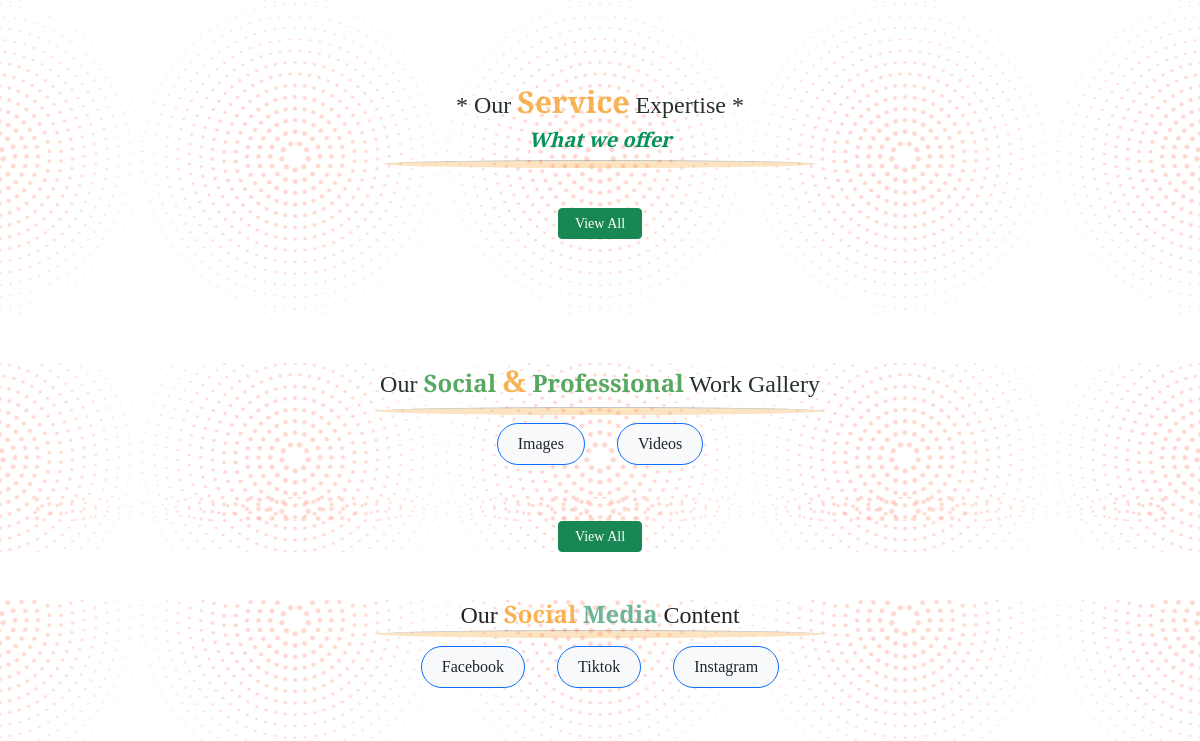
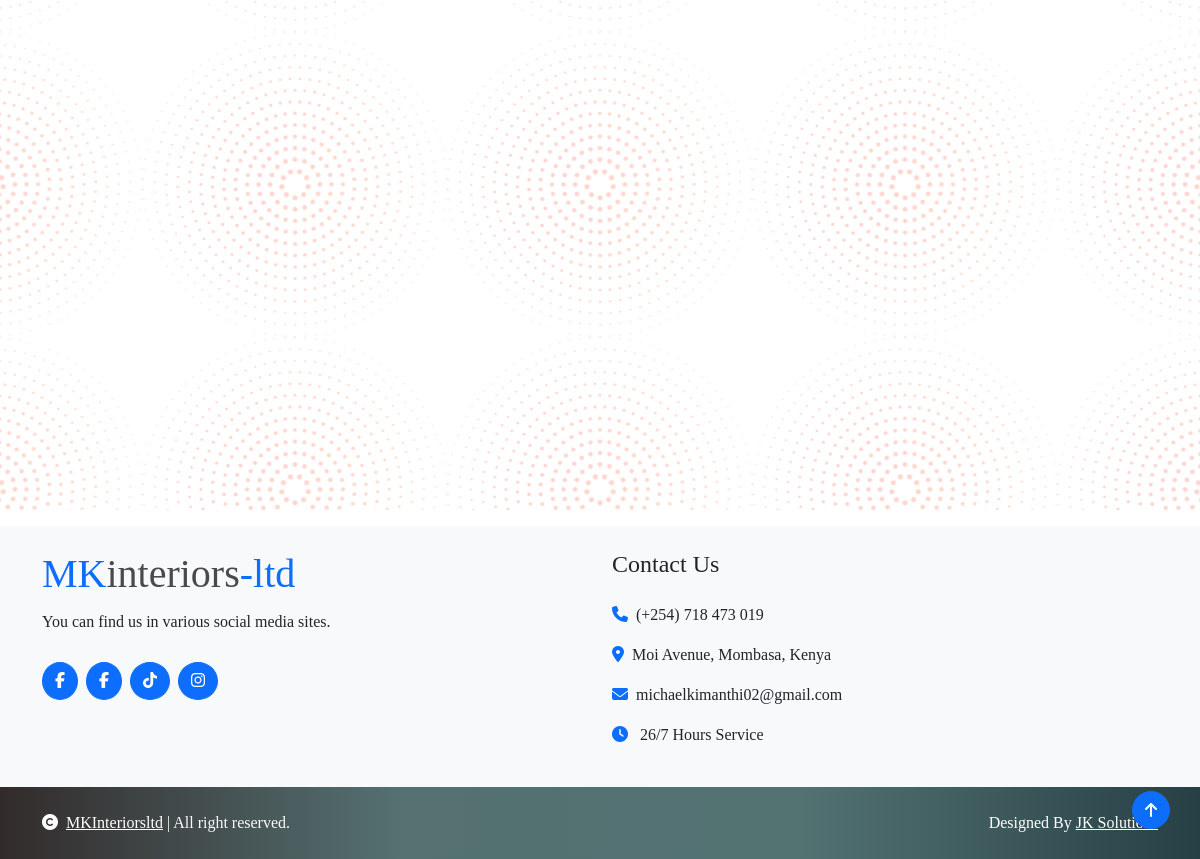
Before: / (lower part) with the older database file (2 pictures, top to bottom).
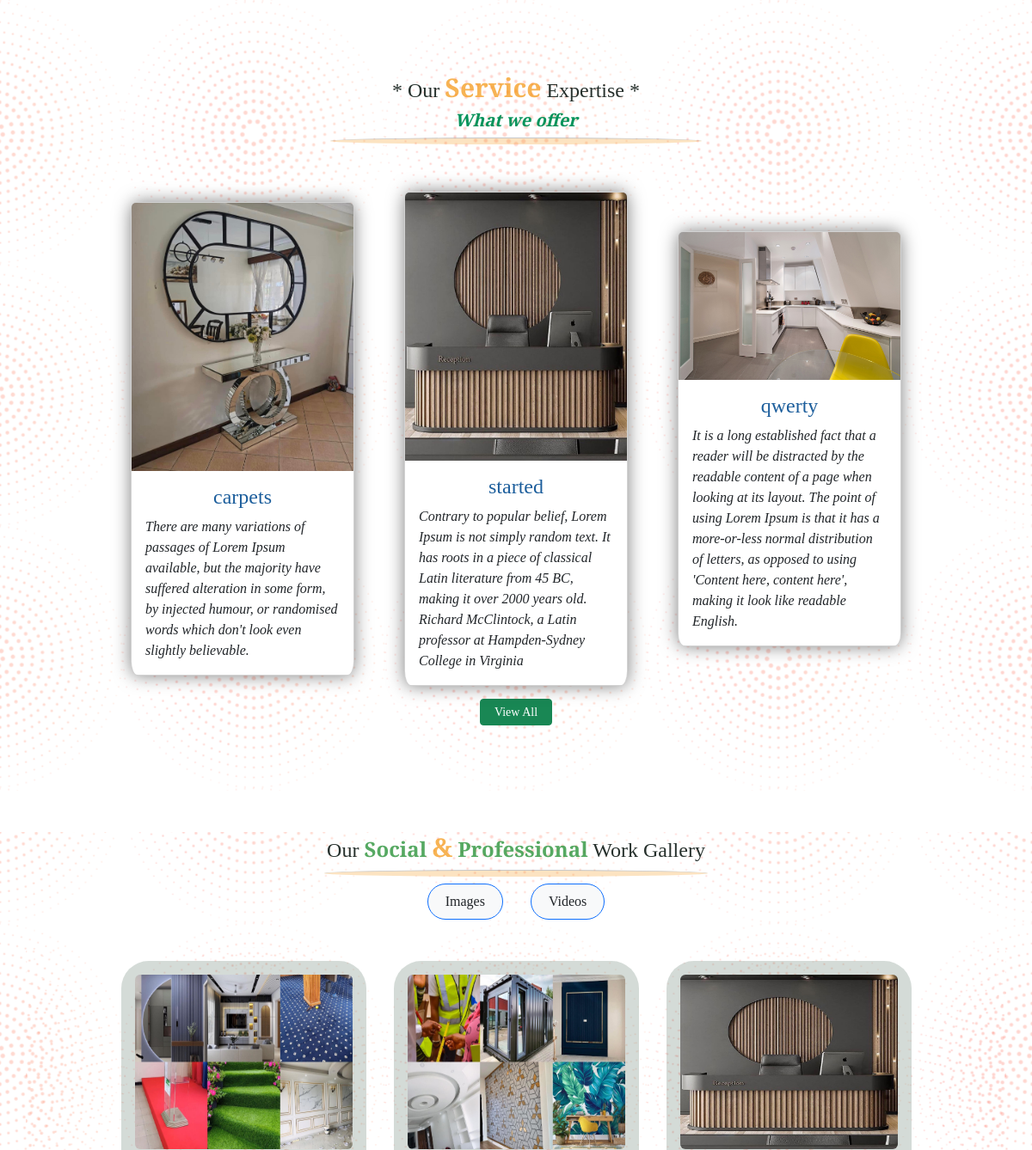
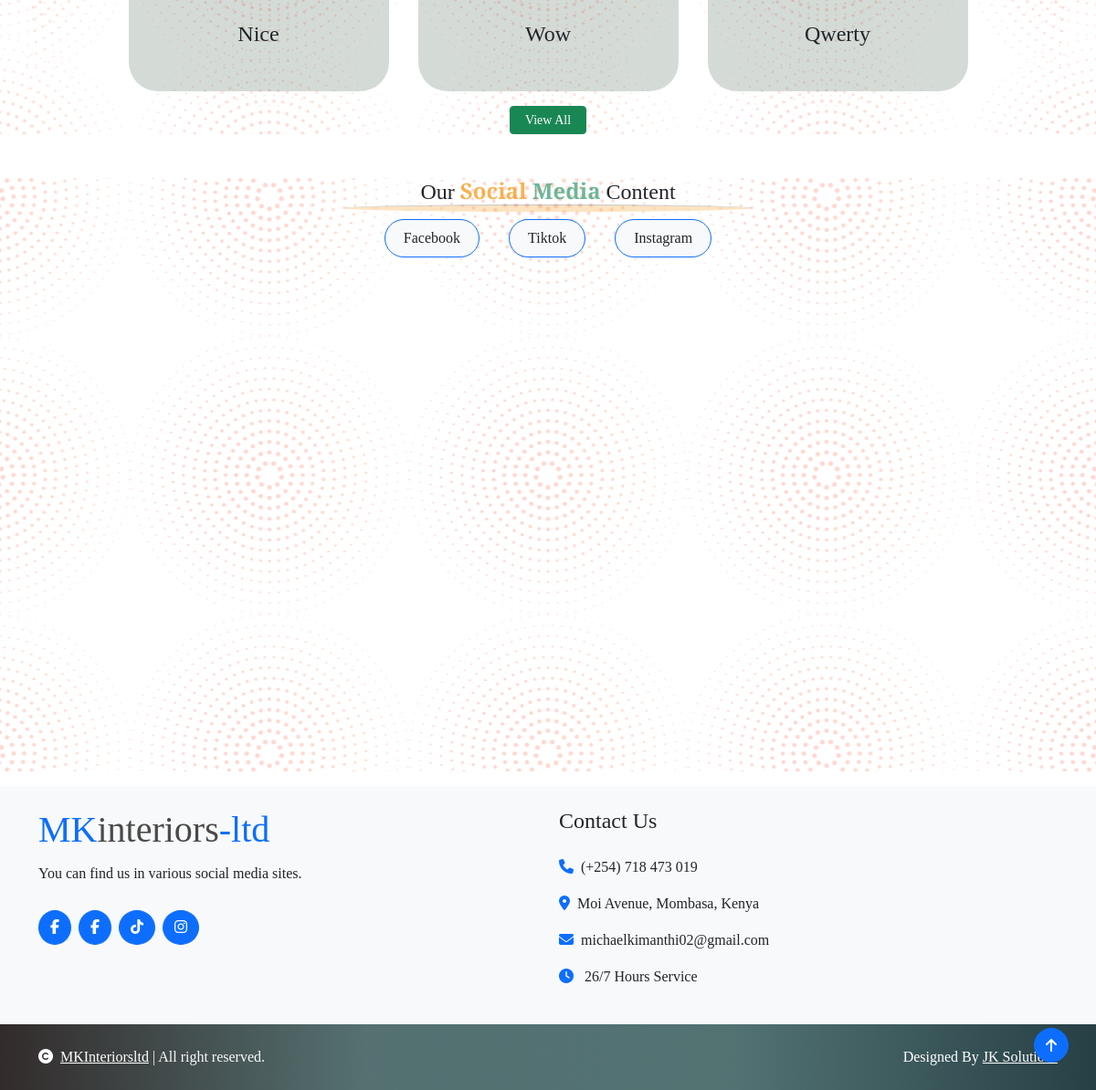
After: the same page with the newer database file (2 pictures, top to bottom).
### Start/models.py (models this page shows, shortened)
class Service(models.Model):
    name = models.CharField(max_length=200)
    description = models.TextField()
    image = models.ImageField(upload_to='images_uploaded')
    class Meta:
        verbose_name_plural = 'Service'

class ImagesWork(models.Model):
    name = models.CharField(max_length=200)
    image = models.ImageField(upload_to='images_uploaded')
    class Meta:
        verbose_name_plural = 'Image work'

### Start/views.py (the view)
# urls.py: path('', Home, name='home'),
def Home(request):
    work = ImagesWork.objects.all()
    video_work = VideosWork.objects.all()
    service = Service.objects.all()
    hero_images = HeroSection.objects.all()
    page = Paginator(service, 3)
    page_list = request.GET.get('page')
    page = page.get_page(page_list)
    work_page = Paginator(work, 3)
    work_page_list = request.GET.get('page')
    work_page = work_page.get_page(work_page_list)
    video_page = Paginator(video_work, 3)
    video_page_list = request.GET.get('page')
    video_page = video_page.get_page(video_page_list)
    context = {
        'hero_images': hero_images,
        'page': page,
        'work_page': work_page,
        'video_page': video_page,
    }
    return render(request, 'mainpages/home.html', context )

### templates/mainpages/home.html (shortened to what the changed rows need)
{% extends 'base.html' %}
{% load static %}
{% block content %}
  <section class="serv" id="services" style="background-image: url(media/images/bbg.png); background-position:center;  background-repeat: repeat;">
    <div class="row d-flex services shadow-3 align-items-center my-3">
      <div class="col-xl-12 col-lg-12">
          <div class="d-flex gap-5 flex-wrap justify-content-center align-items-center">
            {% for service in page.object_list %}
            <div class="col-lg-3 col-md-4 col-sm-6">
              <div class="card c-body">
                <img src="{{service.image.url}}" class="card-img-top" alt="...">
                <div class="card-body">
                  <h4 class="card-title text-center" style="color:#1c5e9c;">{{service.name}}</h4>
                  <p class="card-text" style="font-style:oblique;">{{service.description}}</p>
                </div>
              </div>
            </div>
            {% endfor %}
          </div>
      </div>
    </div>
  </section>
  <div class="container-fluid event py-6 my-5" id="portfolio" style="font-family: 'Young Serif', serif; background-image: url(media/images/bbg.png); background-position:center;  background-repeat: repeat;">
    <div class="container">
        <div class="tab-class text-center">
            <div class="tab-content">
                <div id="tab-1" class="tab-pane fade show p-0 active">
                    <div class="row g-4 align-items-center" style="background-image: url(media/images/bbg.png); background-position:center;  background-repeat: repeat;">
                        <div class="col-lg-12">
                            <div class="row g-4 align-items-center justify-content-center">
                              {% for work in work_page.object_list %}
                                <div class="col-sm-6 col-md-4 col-lg-3 m-3 p-3 rounded-5 work-container shadow-3">
                                    <div class="event-img position-relative">
                                        <img class="img-fluid rounded w-100 work-image" src="{{work.image.url}}" alt="Image not available" >
                                        <div class="event-overlay d-flex flex-column p-4">
                                            <h4 class="text-center">{{work.name}}</h4>
                                        </div>
                                    </div>
                                </div>
                                {% endfor %}
                            </div>
                        </div>
                    </div>
                </div>
            </div>
        </div>
    </div>
  </div>
{% endblock %}

Changed rows visible on the page:
added Service: image (picture), name "carpets", description "There are many variations of passages of Lorem Ipsum available, but the majority have suffered alteration in some form, by injected humour, or randomised words which don't look even slightly believable."
added Service: image (picture), name "started", description "Contrary to popular belief, Lorem Ipsum is not simply random text. It has roots in a piece of classical Latin literature from 45 BC, making it over 2000 years old. Richard McClintock, a Latin professor at Hampden-Sydney College in Virginia"
added Service: image (picture), name "qwerty", description "It is a long established fact that a reader will be distracted by the readable content of a page when looking at its layout. The point of using Lorem Ipsum is that it has a more-or-less normal distribution of letters, as opposed to using 'Content here, content here', making it look like readable English."
added ImagesWork: image (picture), name "Nice"
added ImagesWork: image (picture), name "Wow"
added ImagesWork: image (picture), name "Qwerty"
